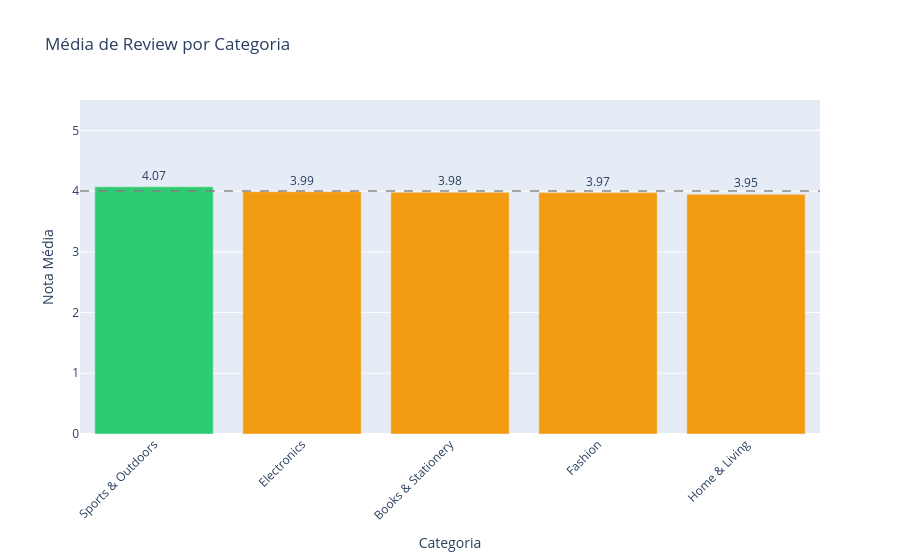

This figure's notebook cell:
### Code cell
cat_review = df.groupby('category_name')['review_score'].mean().sort_values(ascending=False).reset_index()

fig = go.Figure(go.Bar(
    x=cat_review['category_name'],
    y=cat_review['review_score'],
    marker=dict(
        color=['#e74c3c' if x < 3.8 else '#f39c12' if x < 4.0 else '#2ecc71' for x in cat_review['review_score']]
    ),
    text=[f'{x:.2f}' for x in cat_review['review_score']],
    textposition='outside'
))
fig.update_layout(
    title='Média de Review por Categoria',
    xaxis_title='Categoria',
    yaxis_title='Nota Média',
    yaxis=dict(range=[0, 5.5]),
    xaxis_tickangle=-45
)

# CorreÃ§Ã£o do alpha -> opacity
fig.add_hline(y=4.0, line_dash='dash', line_color='gray', opacity=0.7)

fig.show()

### Figure 1 — Plotly figure (JSON) as saved in the notebook; plotly's stock layout.template omitted (floating-point values rounded to 4 significant figures)
{"data": [{"marker": {"color": ["#2ecc71", "#f39c12", "#f39c12", "#f39c12", "#f39c12"]}, "text": ["4.07", "3.99", "3.98", "3.97", "3.95"], "textposition": "outside", "type": "bar", "x": ["Sports & Outdoors", "Electronics", "Books & Stationery", "Fashion", "Home & Living"], "y": [4.071, 3.99, 3.979, 3.975, 3.948]}], "layout": {"shapes": [{"line": {"color": "gray", "dash": "dash"}, "opacity": 0.7, "type": "line", "x0": 0, "x1": 1, "xref": "x domain", "y0": 4, "y1": 4, "yref": "y"}], "title": {"text": "Média de Review por Categoria"}, "xaxis": {"tickangle": -45, "title": {"text": "Categoria"}}, "yaxis": {"range": [0, 5.5], "title": {"text": "Nota Média"}}}}
